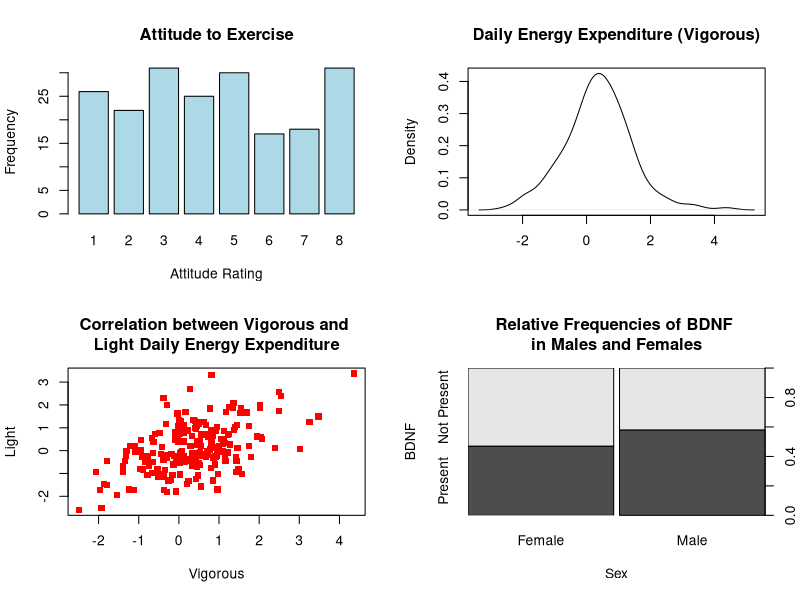
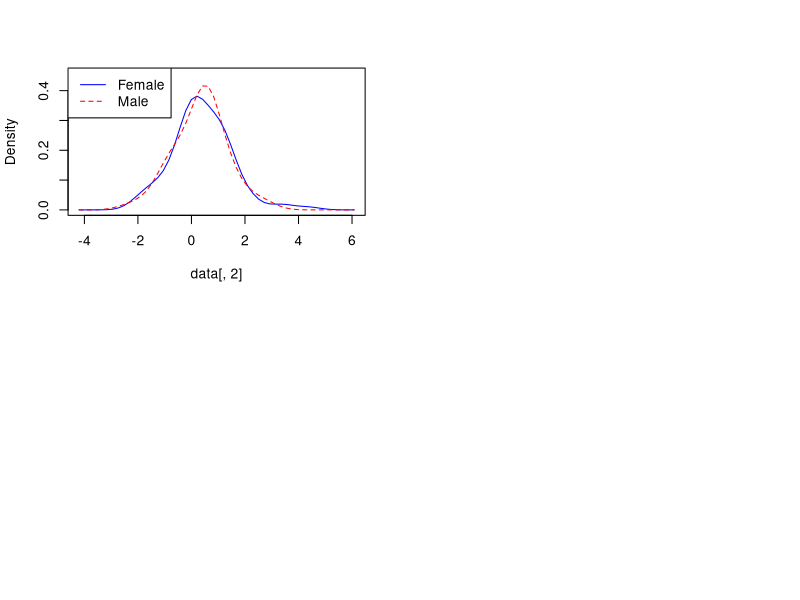

Reproduce these figures in R, in order.
## ---- chunk 1
data = read.csv("Univar_Lab_3_Data.csv", header = T, sep = ",")
head(data)
## ---- chunk 2
ID = paste("ID", 1:200, sep = "")
data = as.data.frame(cbind(ID, data))
head(data)
## ---- chunk 3
colnames(data)[2:6] <- c("Daily Energy (vig)", "Daily enery (light)",
                         "Sex", "BDNF", "Attitude")
names(data)
## ---- chunk 4
data$Sex <- as.factor(data$Sex)
levels(data$Sex) = c("Female", "Male")
data$BDNF <- as.factor(data$BDNF)
levels(data$BDNF) = c("Not Present", "Present")
head(data)
## ---- chunk 5
library(psych)
descript = describe(data)
descript_out = descript[ , c(2, 3)]
## ---- chunk 6
# Empty the cells for the inappropriate mean estimates
descript_out[1, 2] = NA
descript_out[4, 2] = NA
descript_out[5, 2] = NA
descript_out
## ---- chunk 7
sex_freq = table(data$Sex)
BDNF_freq = table(data$BDNF)
sex_freq
BDNF_freq
## ---- chunk 8
par(mfrow = c(2, 2))

plot(as.factor(data$Attitude), main = "Attitude to Exercise",
     xlab = "Attitude Rating", 
     ylab = "Frequency", col = "lightblue")

plot(density(data[ , 2]), main = "Daily Energy Expenditure (Vigorous)", xlab = "")

plot(data[ , 2], data[ , 3], 
     main = "Correlation between Vigorous and \nLight Daily Energy Expenditure", 
     xlab = "Vigorous", ylab = "Light", pch = 15, col = "red")

plot(data[ , 4], data[ , 5],
     main = "Relative Frequencies of BDNF \nin Males and Females", 
     xlab = "Sex", ylab = "BDNF")
## ---- chunk 9
library(sm)
## ---- chunk 10
sm.density.compare(data[ , 2], data[ , 4], col = c("blue", "red"), lty = c(1, 2))
legend("topleft", levels(data[ , 4]), lty = c(1, 2), col = c("blue", "red"))
